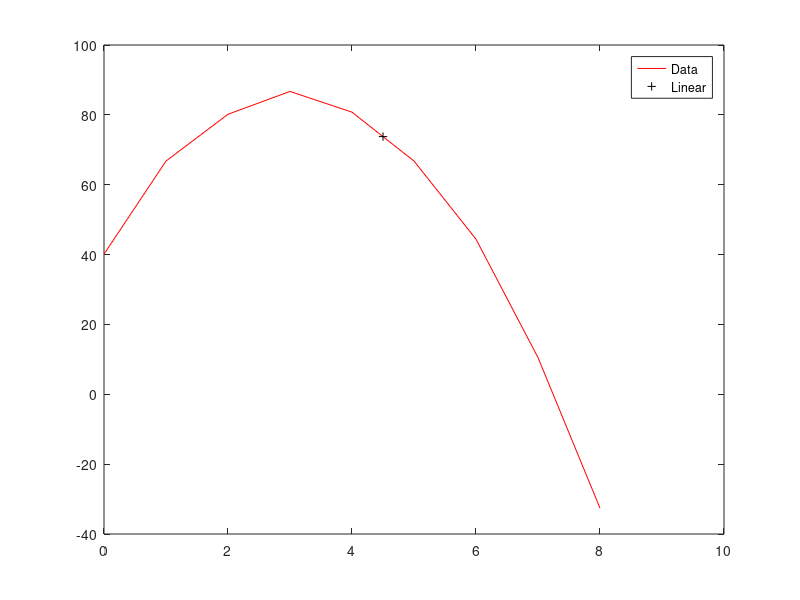

This figure's MATLAB source:
t=[0:8]; 
y=[40.12 66.78 80.17 86.71 80.77 66.78 44.41 10.51 -32.60];
 
plot(t,y,'r-')
hold on
t2 = [4.5 8.5]
y2linear = interp1(t,y,t2)
plot(t2,y2linear,'k+')
legend('Data','Linear')
